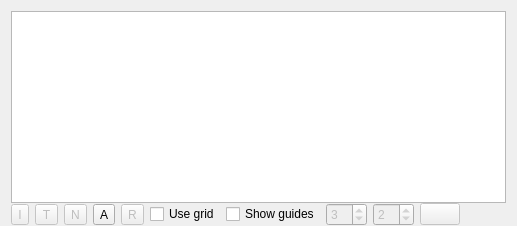
     <widget class="QWidget" name="verticalLayoutWidget">
      <layout class="QGridLayout" name="gridLayout_16" rowstretch="0,0,0,0">
       <property name="bottomMargin">
        <number>0</number>
       </property>
       <property name="horizontalSpacing">
        <number>6</number>
       </property>
       <property name="verticalSpacing">
        <number>0</number>
       </property>
       <item row="3" column="5">
        <widget class="QCheckBox" name="use_grid">
         <property name="text">
          <string>Use grid</string>
         </property>
        </widget>
       </item>
       <item row="3" column="4">
        <widget class="QToolButton" name="buttonSelectRects">
         <property name="enabled">
          <bool>false</bool>
         </property>
         <property name="text">
          <string>R</string>
         </property>
        </widget>
       </item>
       <item row="3" column="0">
        <widget class="QToolButton" name="buttonSelectImages">
         <property name="enabled">
          <bool>false</bool>
         </property>
         <property name="text">
          <string>I</string>
         </property>
        </widget>
       </item>
       <item row="1" column="0" colspan="11">
        <widget class="QGraphicsView" name="graphicsView">
         <property name="sizePolicy">
          <sizepolicy hsizetype="MinimumExpanding" vsizetype="Expanding">
           <horstretch>0</horstretch>
           <verstretch>0</verstretch>
          </sizepolicy>
         </property>
        </widget>
       </item>
       <item row="3" column="1">
        <widget class="QToolButton" name="buttonSelectText">
         <property name="enabled">
          <bool>false</bool>
         </property>
         <property name="text">
          <string>T</string>
         </property>
        </widget>
       </item>
       <item row="3" column="8">
        <widget class="QSpinBox" name="hguides">
         <property name="enabled">
          <bool>false</bool>
         </property>
         <property name="toolTip">
          <string>Horizontal guides</string>
         </property>
         <property name="value">
          <number>2</number>
         </property>
        </widget>
       </item>
       <item row="3" column="7">
        <widget class="QSpinBox" name="vguides">
         <property name="enabled">
          <bool>false</bool>
         </property>
         <property name="toolTip">
          <string>Vertical guides</string>
         </property>
         <property name="maximum">
          <number>99</number>
         </property>
         <property name="value">
          <number>3</number>
         </property>
        </widget>
       </item>
       <item row="0" column="0" colspan="11">
        <layout class="QVBoxLayout" name="messageLayout">
         <property name="spacing">
          <number>0</number>
         </property>
        </layout>
       </item>
       <item row="3" column="2">
        <widget class="QToolButton" name="buttonUnselectAll">
         <property name="enabled">
          <bool>false</bool>
         </property>
         <property name="text">
          <string>N</string>
         </property>
        </widget>
       </item>
       <item row="3" column="10">
        <spacer name="spacerBottomStack">
         <property name="orientation">
          <enum>Qt::Horizontal</enum>
         </property>
         <property name="sizeHint" stdset="0">
          <size>
           <width>40</width>
           <height>20</height>
          </size>
         </property>
        </spacer>
       </item>
       <item row="3" column="6">
        <widget class="QCheckBox" name="show_guides">
         <property name="text">
          <string>Show guides</string>
         </property>
        </widget>
       </item>
       <item row="3" column="3">
        <widget class="QToolButton" name="buttonSelectAll">
         <property name="whatsThis">
          <string>Selects all items on the canvas.</string>
         </property>
         <property name="text">
          <string>A</string>
         </property>
        </widget>
       </item>
       <item row="3" column="9">
        <widget class="KColorButton" name="guideColor">
         <property name="enabled">
          <bool>false</bool>
         </property>
         <property name="autoDefault">
          <bool>true</bool>
         </property>
         <property name="flat">
          <bool>false</bool>
         </property>
         <property name="color">
          <color>
           <red>255</red>
           <green>0</green>
           <blue>0</blue>
          </color>
         </property>
         <property name="defaultColor">
          <color>
           <red>255</red>
           <green>0</green>
           <blue>0</blue>
          </color>
         </property>
        </widget>
       </item>
      </layout>
     </widget>
